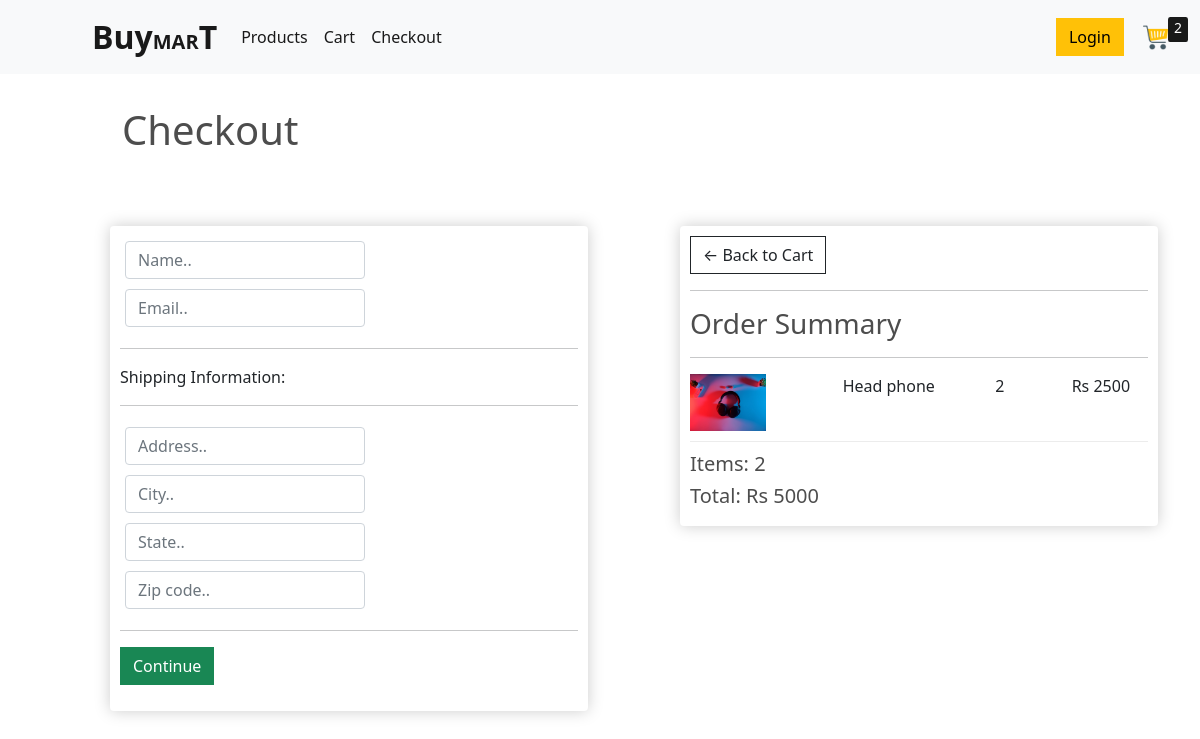
/checkout/ (signed in), run on an earlier commit of the app's database.
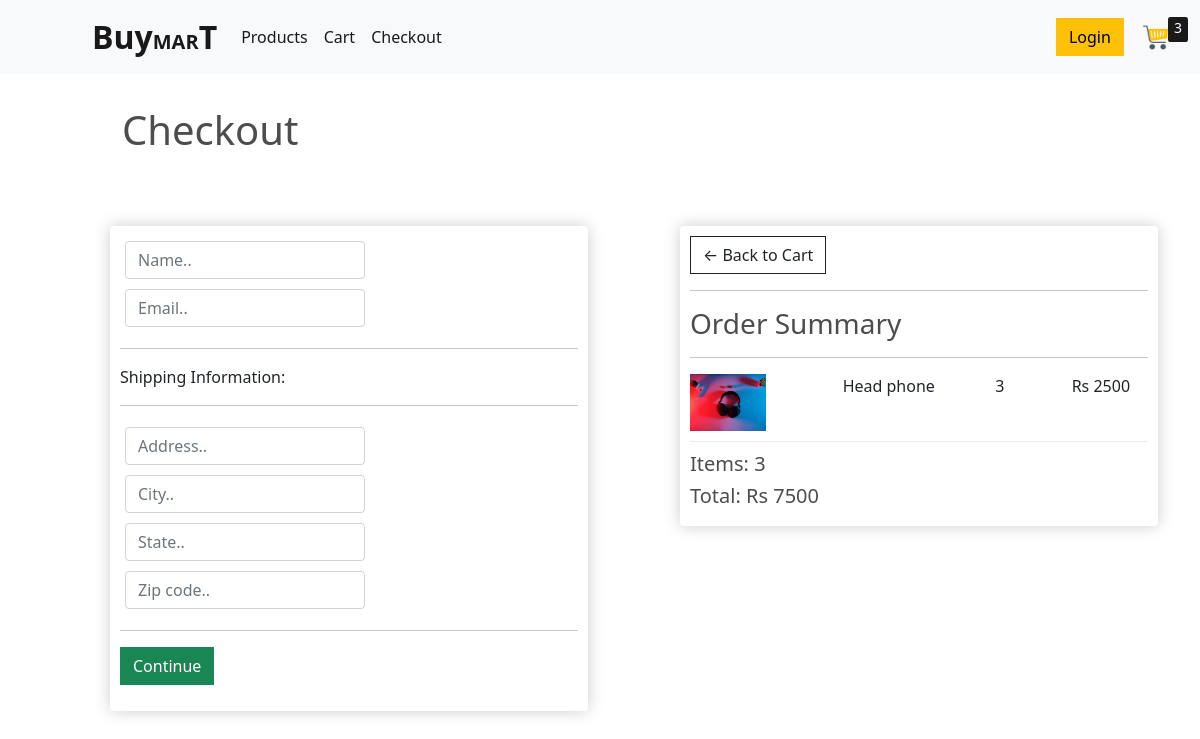
And on a later commit of the database.
### products/models.py (models this page shows, shortened)
class OrderItem(models.Model):
    product = models.ForeignKey(Product, on_delete=models.SET_NULL, null=True)
    order = models.ForeignKey(Order, on_delete=models.SET_NULL, null=True)
    quantity = models.IntegerField(default=0, null=True, blank=True)
    date_added = models.DateTimeField(auto_now_add=True)
    @property
    def get_total(self):
        total = self.product.price * self.quantity
        return total

class Order(models.Model):
    customer = models.ForeignKey(Customer, on_delete=models.SET_NULL, blank=True, null=True)
    date_ordered = models.DateTimeField(auto_now_add=True)
    complete = models.BooleanField(default=False, null=True, blank=False)
    transaction_id = models.CharField(max_length=100, null=True)
    @property
    def get_cart_total(self):
        orderitems = self.orderitem_set.all()
        total = sum([item.get_total for item in orderitems])
        return total
    @property
    def get_cart_items(self):
        orderitems = self.orderitem_set.all()
        total = sum([item.quantity for item in orderitems])
        return total

class Product(models.Model):
    name = models.CharField(max_length=255)
    price = models.FloatField()
    digital = models.BooleanField(default=False, null=True, blank=True)
    image = models.ImageField(null=True, blank=True)
    @property
    def imageURL(self):
        try:
            url = self.image.url
        except:
            url = ''
        return url

### products/views.py (the view)
# urls.py: path('checkout/', views.checkout, name='checkout'),
def checkout(request):
    if request.user.is_authenticated:
        customer = request.user.customer
        order, created = Order.objects.get_or_create(customer=customer, complete=False)
        items = order.orderitem_set.all()
        cartItems = order.get_cart_items
    else:
        items = []
        order = {'get_cart_total': 0, 'get_cart_items': 0}
        cartItems = order['get_cart_items']
    context = {'items': items, 'order': order, 'cartItems': cartItems}
    return render(request, 'render/checkout.html', context)

### products/templates/render/checkout.html (shortened to what this page needs)
{% extends 'render/base.html'%}
{% load static %}
{% block content %}
<h1 class="text">Checkout</h1>
<div class="row">
    <div class="col-lg-6">
        <div class="box-element" id="form-wrapper">
            <form id="form">
                <div id="user-info">
                    <div class="form-field">
                        <input required class="form-control" type="text" name="name" placeholder="Name..">
                    </div>
                    <div class="form-field">
                        <input required class="form-control" type="email" name="email" placeholder="Email..">
                    </div>
                </div>
                <div id="shipping-info">
                    <hr>
                    <p>Shipping Information:</p>
                    <hr>
                    <div class="form-field">
                        <input class="form-control" type="text" name="address" placeholder="Address..">
                    </div>
                    <div class="form-field">
                        <input class="form-control" type="text" name="city" placeholder="City..">
                    </div>
                    <div class="form-field">
                        <input class="form-control" type="text" name="state" placeholder="State..">
                    </div>
                    <div class="form-field">
                        <input class="form-control" type="text" name="zipcode" placeholder="Zip code..">
                    </div>
                </div>
                <hr>
                <input id="form-button" class="btn btn-success btn-block" type="submit" value="Continue">
            </form>
        </div>
        <br>
    </div>
    <div class="col-lg-6">
        <div class="box-element">
            <a class="btn btn-outline-dark" href="{% url 'cart' %}">&#x2190; Back to Cart</a>
            <hr>
            <h3>Order Summary</h3>
            <hr>
            {% for item in items %}
            <div class="cart-row">
                <div style="flex:2"><img class="row-image" src="{{item.product.imageURL}}"></div>
                <div style="flex:2"><p>{{item.product.name}}</p></div>
                <div style="flex:1"><p>{{item.quantity}}</p></div>
                <div style="flex:1"><p>Rs {{item.product.price|floatformat:0}}</p></div>
            </div>
            {% endfor %}
            <h5>Items: {{ order.get_cart_items }}</h5>
            <h5>Total: Rs {{ order.get_cart_total|floatformat:0 }}</h5>
        </div>
    </div>
</div>
{% endblock  %}

What changed in the data, as far as the page shows it:
changed OrderItem "Head phone": quantity "2" → "3"
changed through a linked row, Order: get_cart_items "2" → "3"; get_cart_total "5000" → "7500"
Also different on the page:
{{ cartItems }}: "2" → "3"
